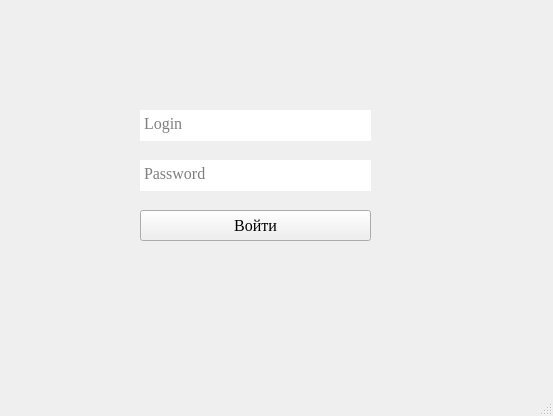
<?xml version="1.0" encoding="UTF-8"?>
<ui version="4.0">
 <class>MainWindow</class>
 <widget class="QMainWindow" name="MainWindow">
  <property name="geometry">
   <rect>
    <x>0</x>
    <y>0</y>
    <width>553</width>
    <height>416</height>
   </rect>
  </property>
  <property name="windowTitle">
   <string>MainWindow</string>
  </property>
  <widget class="QWidget" name="centralwidget">
   <widget class="QTextEdit" name="txtLog">
    <property name="geometry">
     <rect>
      <x>140</x>
      <y>110</y>
      <width>231</width>
      <height>31</height>
     </rect>
    </property>
    <property name="font">
     <font>
      <family>Times New Roman</family>
      <pointsize>12</pointsize>
     </font>
    </property>
    <property name="layoutDirection">
     <enum>Qt::LeftToRight</enum>
    </property>
    <property name="inputMethodHints">
     <set>Qt::ImhMultiLine|Qt::ImhNoEditMenu</set>
    </property>
    <property name="frameShape">
     <enum>QFrame::NoFrame</enum>
    </property>
    <property name="autoFormatting">
     <set>QTextEdit::AutoNone</set>
    </property>
    <property name="tabChangesFocus">
     <bool>false</bool>
    </property>
    <property name="html">
     <string>&lt;!DOCTYPE HTML PUBLIC &quot;-//W3C//DTD HTML 4.0//EN&quot; &quot;http://www.w3.org/TR/REC-html40/strict.dtd&quot;&gt;
&lt;html&gt;&lt;head&gt;&lt;meta name=&quot;qrichtext&quot; content=&quot;1&quot; /&gt;&lt;style type=&quot;text/css&quot;&gt;
p, li { white-space: pre-wrap; }
&lt;/style&gt;&lt;/head&gt;&lt;body style=&quot; font-family:'Times New Roman'; font-size:12pt; font-weight:400; font-style:normal;&quot;&gt;
&lt;p style=&quot;-qt-paragraph-type:empty; margin-top:0px; margin-bottom:0px; margin-left:0px; margin-right:0px; -qt-block-indent:0; text-indent:0px;&quot;&gt;&lt;br /&gt;&lt;/p&gt;&lt;/body&gt;&lt;/html&gt;</string>
    </property>
    <property name="placeholderText">
     <string>Login</string>
    </property>
   </widget>
   <widget class="QTextEdit" name="txtPass">
    <property name="geometry">
     <rect>
      <x>140</x>
      <y>160</y>
      <width>231</width>
      <height>31</height>
     </rect>
    </property>
    <property name="font">
     <font>
      <family>Times New Roman</family>
      <pointsize>12</pointsize>
     </font>
    </property>
    <property name="layoutDirection">
     <enum>Qt::LeftToRight</enum>
    </property>
    <property name="frameShape">
     <enum>QFrame::NoFrame</enum>
    </property>
    <property name="autoFormatting">
     <set>QTextEdit::AutoNone</set>
    </property>
    <property name="tabChangesFocus">
     <bool>false</bool>
    </property>
    <property name="html">
     <string>&lt;!DOCTYPE HTML PUBLIC &quot;-//W3C//DTD HTML 4.0//EN&quot; &quot;http://www.w3.org/TR/REC-html40/strict.dtd&quot;&gt;
&lt;html&gt;&lt;head&gt;&lt;meta name=&quot;qrichtext&quot; content=&quot;1&quot; /&gt;&lt;style type=&quot;text/css&quot;&gt;
p, li { white-space: pre-wrap; }
&lt;/style&gt;&lt;/head&gt;&lt;body style=&quot; font-family:'Times New Roman'; font-size:12pt; font-weight:400; font-style:normal;&quot;&gt;
&lt;p style=&quot;-qt-paragraph-type:empty; margin-top:0px; margin-bottom:0px; margin-left:0px; margin-right:0px; -qt-block-indent:0; text-indent:0px;&quot;&gt;&lt;br /&gt;&lt;/p&gt;&lt;/body&gt;&lt;/html&gt;</string>
    </property>
    <property name="placeholderText">
     <string>Password</string>
    </property>
   </widget>
   <widget class="QPushButton" name="btnEnter">
    <property name="geometry">
     <rect>
      <x>140</x>
      <y>210</y>
      <width>231</width>
      <height>31</height>
     </rect>
    </property>
    <property name="font">
     <font>
      <family>Times New Roman</family>
      <pointsize>12</pointsize>
     </font>
    </property>
    <property name="text">
     <string>Войти</string>
    </property>
   </widget>
  </widget>
  <widget class="QMenuBar" name="menubar">
   <property name="geometry">
    <rect>
     <x>0</x>
     <y>0</y>
     <width>553</width>
     <height>20</height>
    </rect>
   </property>
  </widget>
  <widget class="QStatusBar" name="statusbar"/>
 </widget>
 <resources/>
 <connections/>
</ui>
